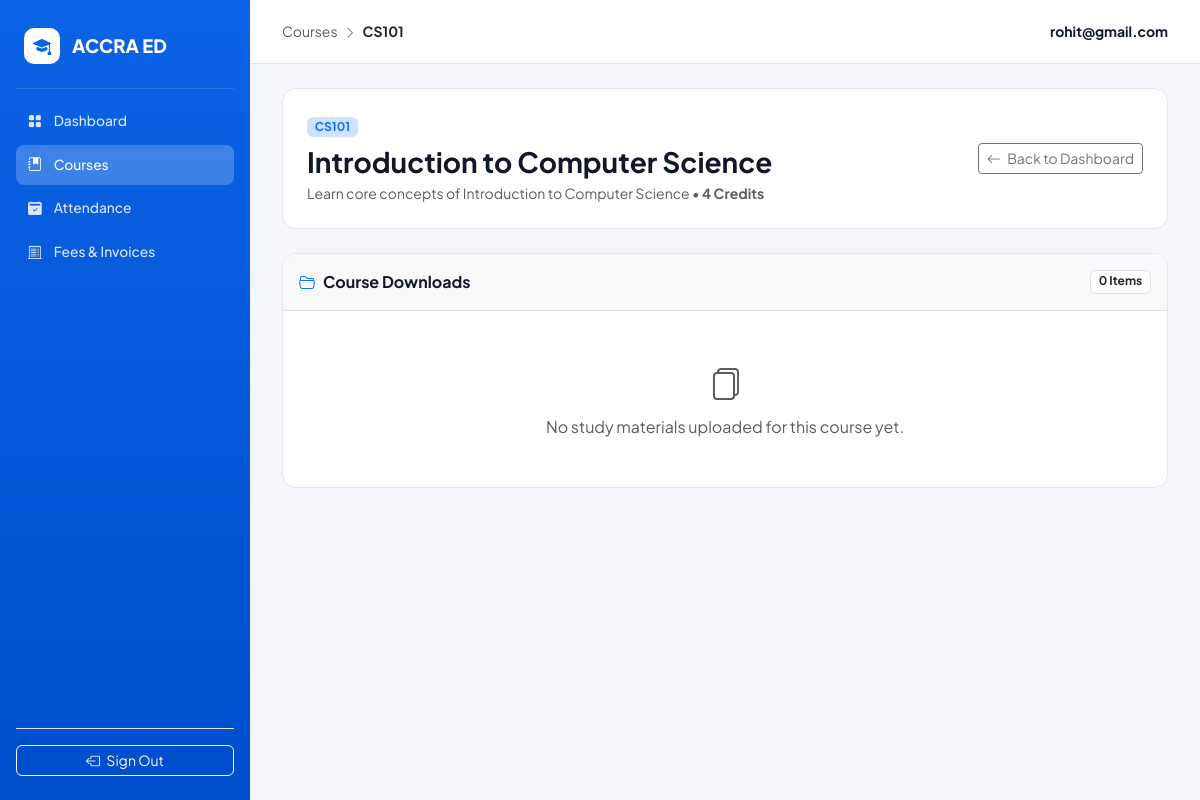
/courses/1/ (signed in), run on the app's committed database.
### courses/models.py (models this page shows, shortened)
class Course(models.Model):
    course_code = models.CharField(max_length=20, unique=True)
    course_name = models.CharField(max_length=200)
    description = models.TextField(blank=True)
    credits = models.PositiveIntegerField(default=3)
    created_at = models.DateTimeField(auto_now_add=True)

### accounts/models.py (models this page shows, shortened)
class User(AbstractUser):
    class Role(models.TextChoices):
        ADMIN = 'ADMIN', 'Admin'
        STUDENT = 'STUDENT', 'Student'
        FACULTY = 'FACULTY', 'Faculty'
    role = models.CharField(
        max_length=20,
        choices=Role.choices,
        default=Role.STUDENT
    )
    email = models.EmailField(unique=True)
    USERNAME_FIELD = 'email'
    REQUIRED_FIELDS = ['username', 'first_name', 'last_name']

### courses/views.py (the view, shortened to what this page needs)
# urls.py: path('<int:course_id>/', course_detail_view, name='course_detail'),
@login_required
def course_detail_view(request, course_id):
    course = get_object_or_404(Course, id=course_id)
    user = request.user
    is_enrolled = False
    if user.role == 'STUDENT' and hasattr(user, 'student_profile'):
        is_enrolled = Enrollment.objects.filter(course=course, student=user.student_profile).exists()
    elif user.role in ['ADMIN', 'FACULTY'] or user.is_staff:
        is_enrolled = True
    if not is_enrolled:
        messages.error(request, "You must be enrolled in this course to view syllabus materials.")
        return redirect('dashboard')
    materials = course.materials.order_by('-uploaded_at')
    return render(request, 'course_detail.html', {
        'course': course,
        'materials': materials,
        'can_upload': user.role in ['ADMIN', 'FACULTY'] or user.is_staff
    })

### templates/course_detail.html (shortened to what this page needs)
<!DOCTYPE html>
<html lang="en">
<head>
    <link href="https://cdn.jsdelivr.net/npm/bootstrap@5.3.3/dist/css/bootstrap.min.css" rel="stylesheet">
    <link rel="stylesheet" href="https://cdn.jsdelivr.net/npm/bootstrap-icons@1.11.3/font/bootstrap-icons.min.css">
</head>
<body>
<div class="app-layout">
    <aside class="sidebar">
        <div class="brand-box">
            <div class="brand-icon"><i class="bi bi-mortarboard-fill"></i></div>
            <span>ACCRA ED</span>
        </div>
        <a href="{% url 'dashboard' %}" class="nav-item-link"><i class="bi bi-grid-fill"></i> Dashboard</a>
        <a href="{% url 'dashboard' %}#courses-section" class="nav-item-link active"><i class="bi bi-journal-bookmark-fill"></i> Courses</a>
        <a href="{% url 'dashboard' %}#attendance-section" class="nav-item-link"><i class="bi bi-calendar2-check-fill"></i> Attendance</a>
        <a href="{% url 'dashboard' %}#fees-section" class="nav-item-link"><i class="bi bi-receipt-cutoff"></i> Fees & Invoices</a>
        <div class="mt-auto pt-3 border-top border-white-50">
            <form method="POST" action="{% url 'logout' %}">
                <button type="submit" class="btn btn-outline-light w-100 btn-sm rounded-2">
                    <i class="bi bi-box-arrow-left me-1"></i> Sign Out
                </button>
            </form>
        </div>
    </aside>
    <main class="workspace">
        <header class="top-bar">
            <div class="small text-muted">
                Courses <i class="bi bi-chevron-right mx-1 small"></i> <strong class="text-dark">{{ course.course_code }}</strong>
            </div>
            <div class="fw-bold small">{{ user.email }}</div>
        </header>
        <div class="content-area">
            <div class="panel-card d-flex justify-content-between align-items-center">
                <div>
                    <span class="badge bg-primary-subtle text-primary fw-bold mb-2">{{ course.course_code }}</span>
                    <h3 class="fw-bold mb-1">{{ course.course_name }}</h3>
                    <p class="text-muted small mb-0">{{ course.description|default:"No description provided." }} • <strong>{{ course.credits }} Credits</strong></p>
                </div>
                <a href="{% url 'dashboard' %}" class="btn btn-outline-secondary btn-sm"><i class="bi bi-arrow-left me-1"></i> Back to Dashboard</a>
            </div>
            <div class="panel-card p-0 overflow-hidden">
                <div class="p-3 bg-light border-bottom fw-bold d-flex justify-content-between">
                    <span><i class="bi bi-folder2-open text-primary me-2"></i>Course Downloads</span>
                    <span class="badge bg-white text-dark border">{{ materials|length }} Items</span>
                </div>
                <div>
                    {% for item in materials %}
                    <div class="material-row">
                        <div class="d-flex align-items-center gap-3">
                            <div class="fs-3 text-primary"><i class="bi bi-file-earmark-arrow-down-fill"></i></div>
                            <div>
                                <div class="fw-bold">{{ item.title }}</div>
                                <small class="text-muted">Uploaded {{ item.uploaded_at|date:"M d, Y" }}</small>
                            </div>
                        </div>
                        <a href="{{ item.file.url }}" download class="btn btn-sm btn-outline-primary px-3">
                            <i class="bi bi-download me-1"></i> Download
                        </a>
                    </div>
                    {% empty %}
                    <div class="text-center text-muted py-5">
                        <i class="bi bi-files fs-2 d-block mb-2"></i>
                        No study materials uploaded for this course yet.
                    </div>
                    {% endfor %}
                </div>
            </div>
        </div>
    </main>
</div>
</body>
</html>

### templates/course_detail.html (style rules this page uses)
:root { --primary-blue: #0b63e5; --sidebar-dark: #004ecc; --bg-canvas: #f3f6fa; --card-border: #e2e8f0; --text-dark: #0f172a; --text-muted: #64748b; }
body { font-family: 'Plus Jakarta Sans', sans-serif; background-color: var(--bg-canvas); color: var(--text-dark); margin: 0; }
.app-layout { display: flex; min-height: 100vh; }
.sidebar { width: 250px; background: linear-gradient(180deg, var(--primary-blue) 0%, var(--sidebar-dark) 100%); color: #fff; flex-shrink: 0; padding: 24px 16px; position: sticky; top: 0; height: 100vh; display: flex; flex-direction: column; }
.brand-box { display: flex; align-items: center; gap: 12px; padding: 4px 8px 24px; font-size: 1.15rem; font-weight: 800; border-bottom: 1px solid rgba(255,255,255,0.12); margin-bottom: 12px; }
.brand-icon { width: 36px; height: 36px; background: #fff; color: var(--primary-blue); border-radius: 10px; display: flex; align-items: center; justify-content: center; font-size: 1.15rem; font-weight: bold; }
.nav-item-link { display: flex; align-items: center; gap: 12px; padding: 10px 12px; color: rgba(255,255,255,0.85); text-decoration: none; font-size: 0.86rem; font-weight: 500; border-radius: 8px; margin-bottom: 3px; }
.nav-item-link:hover, .nav-item-link.active { background: rgba(255,255,255,0.22); color: #fff; }
.workspace { flex-grow: 1; display: flex; flex-direction: column; min-width: 0; }
.top-bar { height: 64px; background: #fff; border-bottom: 1px solid var(--card-border); display: flex; align-items: center; justify-content: space-between; padding: 0 32px; }
.content-area { padding: 24px 32px; }
.panel-card { background: #fff; border: 1px solid var(--card-border); border-radius: 14px; padding: 24px; box-shadow: 0 1px 2px rgba(0,0,0,0.02); margin-bottom: 24px; }

### data on the page
Course: course_code "CS101", course_name "Introduction to Computer Science", description "Learn core concepts of Introduction to Computer Science", credits "4"
User: email "rohit@gmail.com"

### other printed values
{{ materials|length }} "0"
